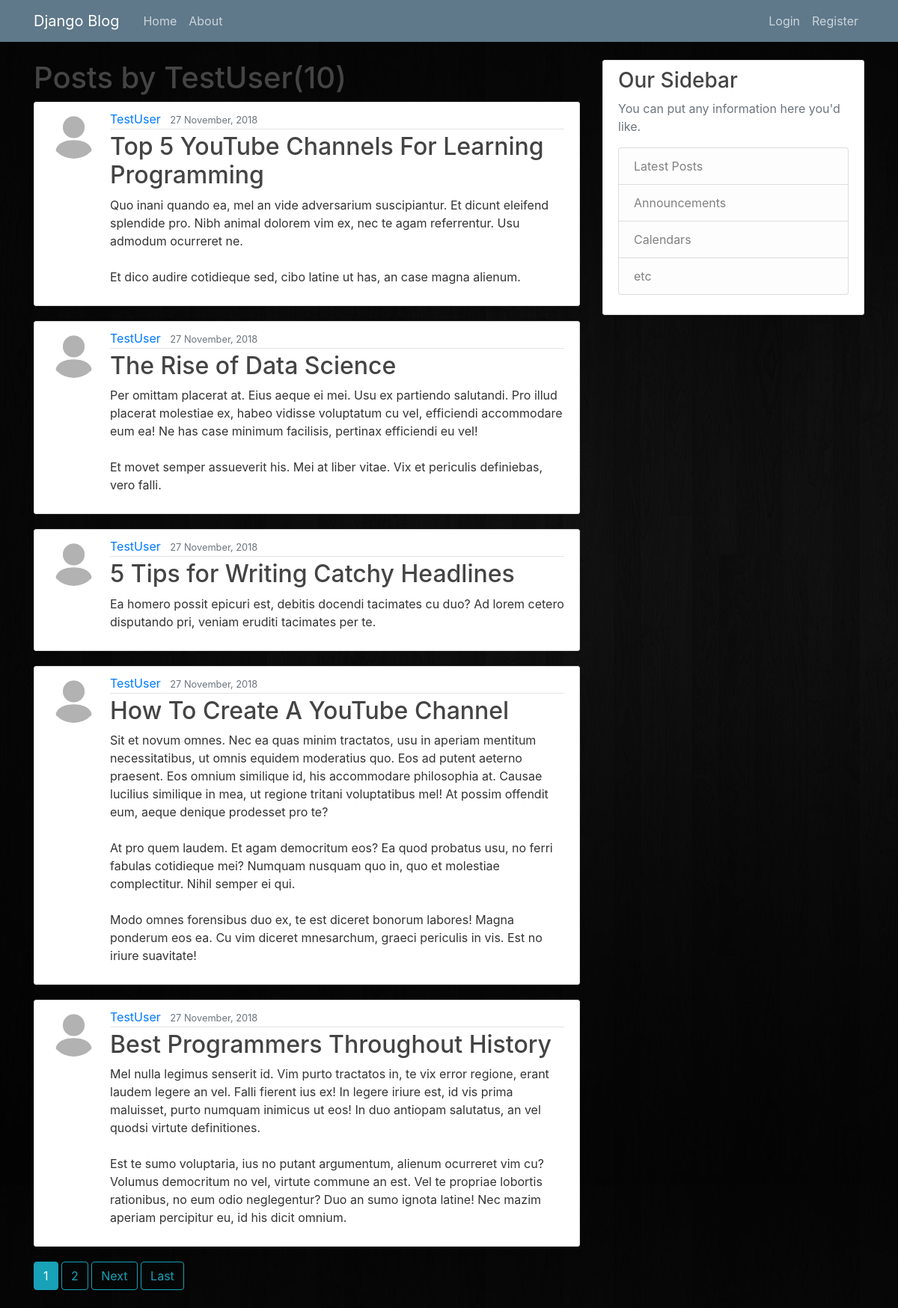
Page /user/TestUser on the committed database.
### blog/models.py (models this page shows, shortened)
class Post(models.Model):
    title=models.CharField(max_length=100)
    content=models.TextField()
    date_posted=models.DateTimeField(default=timezone.now)
    author=models.ForeignKey(User, on_delete=models.CASCADE)

### users/models.py (models this page shows, shortened)
class Profile(models.Model):
    user=models.OneToOneField(User, on_delete=models.CASCADE)
    image=models.ImageField(default='default.jpg', upload_to='profile_pics')

### blog/views.py (the view)
# urls.py: path('user/<str:username>', UserPostListView.as_view(), name='user-posts'),
class UserPostListView(ListView):
    model=Post
    template_name='blog/user_posts.html' #<app>/<model>+<viewtype>.html
    context_object_name='posts'
    paginate_by=5
    def get_queryset(self):
        user=get_object_or_404(User, username=self.kwargs.get('username'))
        return Post.objects.filter(author=user).order_by('-date_posted')

### blog/templates/blog/user_posts.html (shortened to what this page needs)
{%extends "blog/base.html"%}
{% block content%}
    <h1 class "mb-3">Posts by {{view.kwargs.username}}({{page_obj.paginator.count}})</h1>
	{% for post in posts %}
		<article class="media content-section">
		 <img class="rounded-circle article-img" src="{{post.author.profile.image.url}}">
		  <div class="media-body">
		    <div class="article-metadata">
		      <a class="mr-2" href="{% url 'user-posts' post.author.username %}">{{ post.author }}</a>
		      <small class="text-muted">{{ post.date_posted|date:"d F, Y" }}</small>
		    </div>
		    <h2><a class="article-title" href="{% url 'post-detail' post.id %}">{{ post.title }}</a></h2>
		    <p class="article-content">{{ post.content }}</p>
		  </div>
		</article>
	{% endfor %}
	{%if is_paginated %}
		{% for num in page_obj.paginator.page_range %}
			{%if page_obj.number == num%}
				<a class="btn btn-info mb-4" href="?page={{ num }}">{{ num }}</a>
			{% elif num > page_obj.number|add:'-3' %}
				{% if num < page_obj.number|add:'3' %}
					<a class="btn btn-outline-info mb-4" href="?page={{ num }}">{{ num }}</a>
				{%endif%}
			{%endif%}
		{% endfor %}
		{% if page_obj.has_next%}
			<a class="btn btn-outline-info mb-4" href="?page={{page_obj.next_page_number}}">Next</a>
			<a class="btn btn-outline-info mb-4" href="?page={{page_obj.paginator.num_pages}}">Last</a>
		{%endif%}
	{%endif%}
{%endblock content%}

### blog/static/blog/main.css (style rules this page uses)
body { background: #fafafa; color: #333333; margin-top: 5rem; }
h1, h2, h3, h4, h5, h6 { color: #444444; }
.content-section { background: #ffffff; padding: 10px 20px; border: 1px solid #dddddd; border-radius: 3px; margin-bottom: 20px; }
.article-title { color: #444444; }
.article-content { white-space: pre-line; }
.article-img { height: 65px; width: 65px; margin-right: 16px; }
.article-metadata { padding-bottom: 1px; margin-bottom: 4px; border-bottom: 1px solid #e3e3e3 }

### rows in the picture
Post: author.profile.image (placeholder picture), author "TestUser", date_posted "27 November, 2018", title "Top 5 YouTube Channels For Learning Programming", content "Quo inani quando ea, mel an vide adversarium suscipiantur. Et dicunt eleifend splendide pro. Nibh animal dolorem vim ex, nec te agam referrentur. Usu admodum ocurreret ne. Et dico audire cotidieque sed, cibo latine ut has, an case magna alienum."
Post: author.profile.image (placeholder picture), author "TestUser", date_posted "27 November, 2018", title "The Rise of Data Science", content "Per omittam placerat at. Eius aeque ei mei. Usu ex partiendo salutandi. Pro illud placerat molestiae ex, habeo vidisse voluptatum cu vel, efficiendi accommodare eum ea! Ne has case minimum facilisis, pertinax efficiendi eu vel! Et movet semper assueverit his. Mei at liber vitae. Vix et periculis definiebas, vero falli."
Post: author.profile.image (placeholder picture), author "TestUser", date_posted "27 November, 2018", title "5 Tips for Writing Catchy Headlines", content "Ea homero possit epicuri est, debitis docendi tacimates cu duo? Ad lorem cetero disputando pri, veniam eruditi tacimates per te."
Post: author.profile.image (placeholder picture), author "TestUser", date_posted "27 November, 2018", title "How To Create A YouTube Channel", content "Sit et novum omnes. Nec ea quas minim tractatos, usu in aperiam mentitum necessitatibus, ut omnis equidem moderatius quo. Eos ad putent aeterno praesent. Eos omnium similique id, his accommodare philosophia at. Causae lucilius similique in mea, ut regione tritani voluptatibus mel! At possim offendit eum, aeque denique prodesset pro te? At pro quem laudem. Et agam democritum eos? Ea quod probatus usu, no ferri fabulas cotidieque mei? Numquam nusquam quo in, quo et molestiae complectitur. Nihil semper ei qui. Modo omnes forensibus duo ex, te est diceret bonorum labores! Magna ponderum eos ea. Cu vim diceret mnesarchum, graeci periculis in vis. Est no iriure suavitate!"
Post: author.profile.image (placeholder picture), author "TestUser", date_posted "27 November, 2018", title "Best Programmers Throughout History", content "Mel nulla legimus senserit id. Vim purto tractatos in, te vix error regione, erant laudem legere an vel. Falli fierent ius ex! In legere iriure est, id vis prima maluisset, purto numquam inimicus ut eos! In duo antiopam salutatus, an vel quodsi virtute definitiones. Est te sumo voluptaria, ius no putant argumentum, alienum ocurreret vim cu? Volumus democritum no vel, virtute commune an est. Vel te propriae lobortis rationibus, no eum odio neglegentur? Duo an sumo ignota latine! Nec mazim aperiam percipitur eu, id his dicit omnium."

### other values in the picture
{{ view.kwargs.username }} "TestUser"
{{ page_obj.paginator.count }} "10"
{{ num }} "1"
{{ num }} "2"
